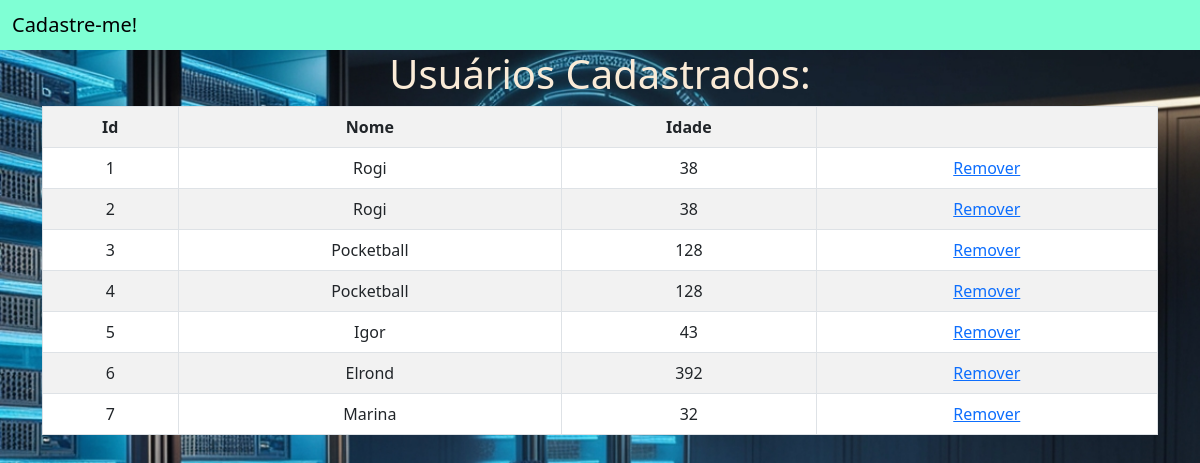
The app's page /usuarios/, older data.
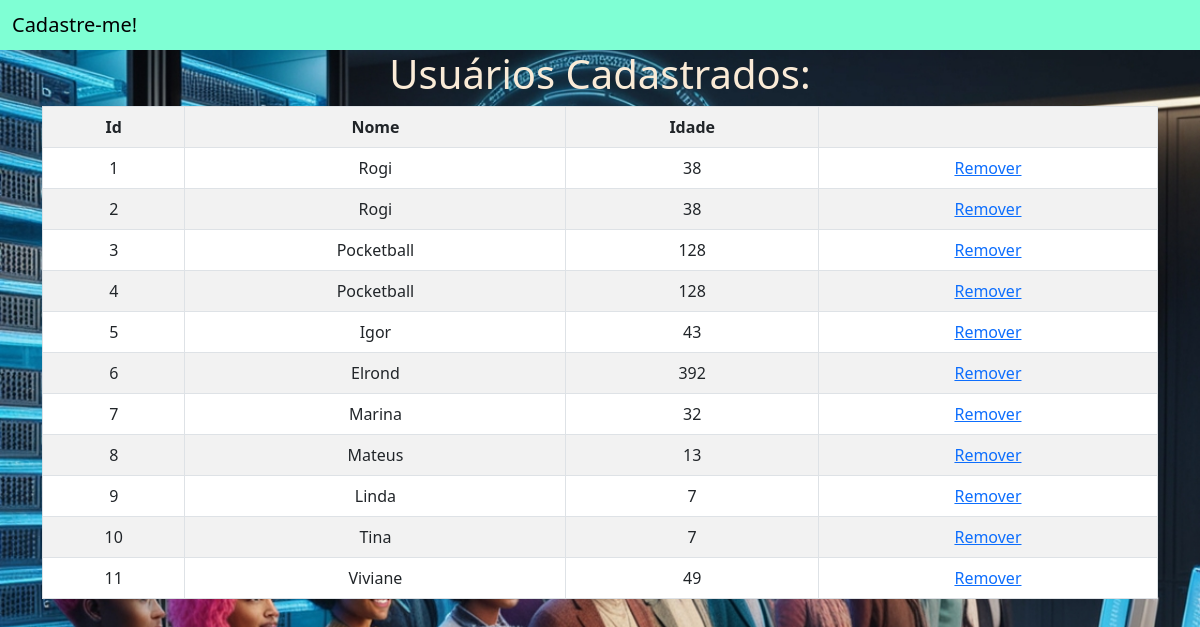
The same page, newer data.
### app_cad_usuarios/models.py (models this page shows, shortened)
class Usuario(models.Model):
    id_usuario = models.AutoField(primary_key=True)
    nome = models.TextField(max_length=255)
    idade = models.IntegerField()

### app_cad_usuarios/views.py (the view)
# urls.py: path('usuarios/', views.mostra_usuarios, name='mostra_usuarios'),
def mostra_usuarios(request):
    usuarios = {
        'usuarios': Usuario.objects.all()
    }
    return render(request, 'usuarios/usuarios.html', usuarios)

### app_cad_usuarios/templates/usuarios/usuarios.html
{% extends 'usuarios/base.html' %}
{% block conteudo %}
<div style="text-align: center;" class="container">
    <h1>Usuários Cadastrados:</h1>
    <table class="table table-bordered table-striped" bgcolor="WHITE">
        <tr>
            <th>Id</th>
            <th>Nome</th>
            <th>Idade</th>
            <th></th>
        </tr>
        {% for usuario in usuarios %}
        <tr>
            <td>{{usuario.id_usuario}}</td>
            <td>{{usuario.nome}}</td>
            <td>{{usuario.idade}}</td>
            <td><a href="confirm_remove/{{ usuario.id_usuario }}">Remover</a></td>
        </tr>
        {% endfor %}
    </table>
</div>
{% endblock %}

Row changes from the older to the newer data that the page shows:
added Usuario: id_usuario "8", nome "Mateus", idade "13"
added Usuario: id_usuario "9", nome "Linda", idade "7"
added Usuario: id_usuario "10", nome "Tina", idade "7"
added Usuario: id_usuario "11", nome "Viviane", idade "49"
